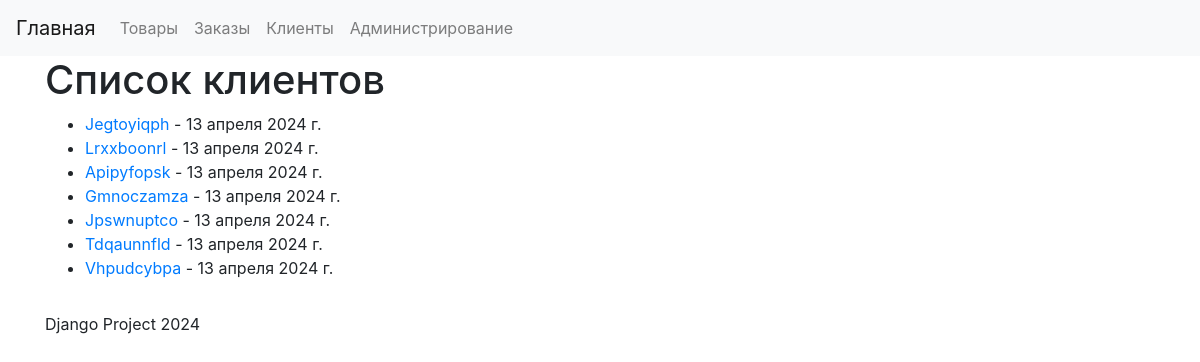
Page /users/list/ on the earlier database version.
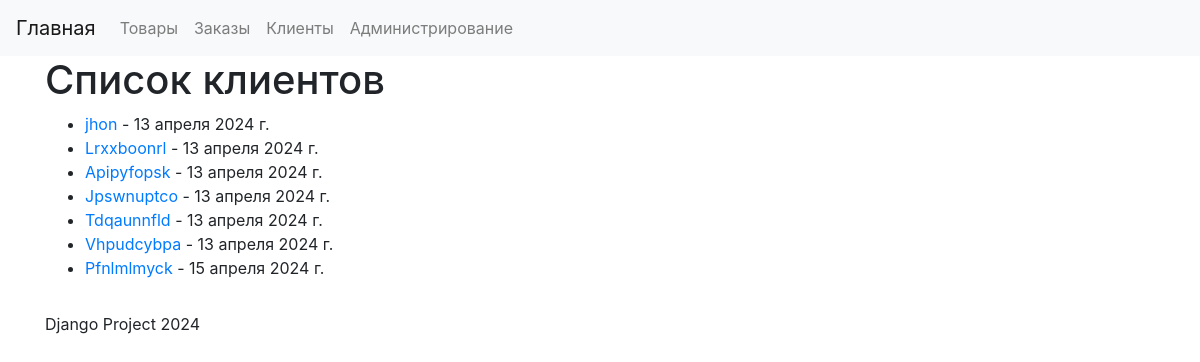
Same page on the later database version.
### user/models.py (models this page shows, shortened)
class User(models.Model):
    name = models.CharField(max_length=255, verbose_name='Имя клиента')
    email = models.EmailField(verbose_name='Почтовый адрес')
    phone_number = models.CharField(max_length=15, verbose_name='Номер телефона')
    address = models.TextField(verbose_name='Адрес')
    registration_date = models.DateField(auto_now_add=True, verbose_name='Дата регистрации')
    class Meta:
        verbose_name = 'Клиент'
        verbose_name_plural = 'Клиенты'

### user/views.py (the view)
# urls.py: path('list/', fetch_user_list, name='user_list'),
def fetch_user_list(request):
    users = User.objects.all()
    return render(request, 'user/user_list.html', {'users': users})

### user/templates/user/user_list.html (shortened to what this page needs)
{% extends 'base.html' %}
{% block content %}
    <h1>Список клиентов</h1>
    <ul>
        {% for user in users %}
        <li>
            <a href="{% url 'user_view' user.id %}">{{ user.name }}</a> - {{ user.registration_date }}
        </li>
        {% empty %}
        <li>Список клиентов пуст</li>
        {% endfor %}
    </ul>
{% endblock %}

Differences in the rows shown:
removed User: name "Gmnoczamza", registration_date "13 апреля 2024 г."
changed User: name "Jegtoyiqph" → "jhon"
added User: name "Pfnlmlmyck", registration_date "15 апреля 2024 г."
